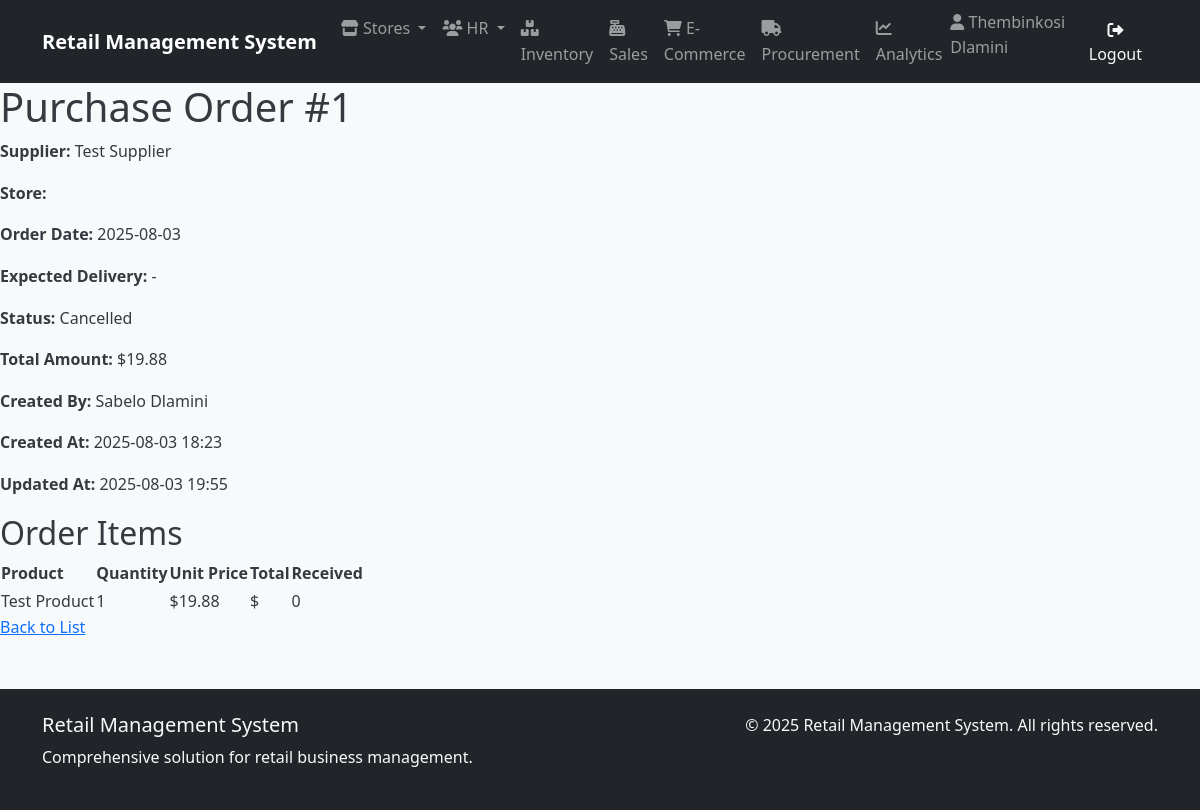
Page /procurement/orders/1/ (signed in) on the committed database.
### human_resources/models.py (models this page shows, shortened)
class Employee(AbstractUser):
    employee_id = models.AutoField(primary_key=True)
    first_name = models.CharField(_("first name"), max_length=50, blank=False)
    last_name = models.CharField(_("last name"), max_length=50, blank=False)
    email = models.EmailField(_("email address"), unique=True)  # Uncommented and made unique
    phone = models.CharField(_("phone number"), max_length=20, blank=True, null=True)
    hire_date = models.DateField(_("hire date"), blank=True, null=True)
    position = models.CharField(_("position"), max_length=50, blank=True)
    salary = models.DecimalField(
        _("salary"),
        max_digits=10,
        decimal_places=2,
        blank=True,
        null=True
    )
    department = models.ForeignKey(
        'store_management.Department',
        on_delete=models.SET_NULL,
        null=True,
        blank=True,
        related_name='employees',
        verbose_name=_("department")
    )
    username = models.CharField(
        max_length=150,
        unique=True,
        verbose_name='username'
    )
    store = models.ForeignKey(
        'store_management.Store',
        on_delete=models.SET_NULL,
        null=True,       # Add this
        blank=True,      # Add this
        verbose_name='Assigned Store'
    )
    manager = models.ForeignKey(
        'self',
        on_delete=models.SET_NULL,
        null=True,
        blank=True,
        related_name='subordinates',
        verbose_name=_("manager")
    )
    created_at = models.DateTimeField(auto_now_add=True)
    updated_at = models.DateTimeField(auto_now=True)
    class Meta:
        db_table = 'human_resources_employee'
        verbose_name = _("employee")
        verbose_name_plural = _("employees")
        ordering = ['last_name', 'first_name']
        permissions = [
            ("view_store_dashboard", "Can view store management dashboard"),
            ("manage_store_settings", "Can modify store configuration and settings"),
            ("manage_departments", "Can create/edit/delete store departments"),
            ("access_inventory", "Can access inventory management system"),
            ("view_inventory", "Can view inventory items and stock levels"),
            ("edit_inventory", "Can modify inventory items and quantities"),
            ("manage_inventory_categories", "Can organize inventory categories"),
            ("perform_inventory_audit", "Can conduct physical inventory counts"),
            ("process_sales", "Can process in-store sales transactions"),
            ("void_sales", "Can void/completely cancel sales transactions"),
            ("manage_sales_promotions", "Can configure sales promotions/discounts"),
            ("view_sales_reports", "Can access sales performance reports"),
            ("create_purchase_orders", "Can generate new procurement orders"),
            ("approve_purchase_orders", "Can authorize procurement requests"),
            ("manage_suppliers", "Can maintain supplier/vendor records"),
            ("receive_stock", "Can process received shipments"),
            ("view_employee_directory", "Can access employee contact information"),
            ("manage_employee_records", "Can maintain HR records (excluding sensitive data)"),
            ("access_hr_reports", "Can view HR analytics and reports"),
            ("manage_recruitment", "Can handle hiring processes"),
            ("manage_online_listings", "Can maintain e-commerce product listings"),
            ("process_online_orders", "Can fulfill e-commerce purchases"),
            ("handle_customer_portals", "Can manage customer account portals"),
            ("view_web_analytics", "Can access e-commerce traffic/revenue reports"),
            ("generate_financial_reports", "Can create financial statements"),
            ("export_data_reports", "Can export datasets for external analysis"),
            ("access_executive_dashboards", "Can view strategic business dashboards"),
            ("schedule_automated_reports", "Can configure report automation"),
            ("override_inventory_checks", "Can bypass inventory validation rules"),
            ("access_audit_logs", "Can view system audit trails"),
            ("manage_api_integrations", "Can configure system integrations")
        ]

### procurement/models.py (models this page shows, shortened)
class PurchaseOrder(models.Model):
    ORDER_STATUS_CHOICES = [
        ('draft', 'Draft'),
        ('pending', 'Pending Approval'),
        ('approved', 'Approved'),
        ('shipped', 'Shipped'),
        ('received', 'Received'),
        ('cancelled', 'Cancelled'),
    ]
    supplier = models.ForeignKey(
        Supplier,
        on_delete=models.PROTECT,
        related_name='purchase_orders'
    )
    store = models.ForeignKey(
        'store_management.Store',  # Reference to Store model
        on_delete=models.PROTECT
    )
    order_date = models.DateField(default=timezone.now)
    expected_delivery_date = models.DateField(blank=True, null=True)
    status = models.CharField(
        max_length=20,
        choices=ORDER_STATUS_CHOICES,
        default='draft'
    )
    total_amount = models.DecimalField(
        max_digits=12,
        decimal_places=2,
        blank=True,
        null=True,
        validators=[MinValueValidator(0.01)]
    )
    created_by = models.ForeignKey(
        'human_resources.Employee',  # Reference to Employee model
        on_delete=models.SET_NULL,
        blank=True,
        null=True
    )
    created_at = models.DateTimeField(default=timezone.now)
    updated_at = models.DateTimeField(auto_now=True)

class Supplier(models.Model):
    name = models.CharField(max_length=100, verbose_name="Supplier Name")
    contact_person = models.CharField(max_length=100, blank=True, null=True)
    is_active = models.BooleanField(default=True, verbose_name="Active")
    email = models.EmailField(max_length=100, blank=True, null=True)
    phone = models.CharField(max_length=20, blank=True, null=True)
    address = models.CharField(max_length=200, blank=True, null=True)
    contract_start_date = models.DateField(blank=True, null=True)
    payment_terms = models.CharField(max_length=100, blank=True, null=True)
    created_at = models.DateTimeField(default=timezone.now)
    updated_at = models.DateTimeField(auto_now=True)

class PurchaseOrderItem(models.Model):
    order = models.ForeignKey(
        PurchaseOrder,
        on_delete=models.CASCADE,
        related_name='items'
    )
    product = models.ForeignKey(
        'inventory.Product',
        on_delete=models.PROTECT
    )
    quantity = models.PositiveIntegerField(
        default=1,
        validators=[MinValueValidator(1)]
    )
    unit_price = models.DecimalField(
        max_digits=10,
        decimal_places=2,
        validators=[MinValueValidator(0.01)]
    )
    received_quantity = models.PositiveIntegerField(default=0)
    created_at = models.DateTimeField(default=timezone.now)
    updated_at = models.DateTimeField(auto_now=True)

### inventory/models.py (models this page shows, shortened)
class Product(models.Model):
    name = models.CharField(max_length=100, verbose_name="Product Name")
    description = models.CharField(max_length=500, blank=True, null=True)
    category = models.ForeignKey(
        Category,
        on_delete=models.CASCADE,
        related_name='products'
    )
    brand = models.ForeignKey(
        Brand,
        on_delete=models.SET_NULL,
        null=True,
        blank=True,
        related_name='products'
    )
    unit_price = models.DecimalField(
        max_digits=10,
        decimal_places=2,
        verbose_name="Unit Price"
    )
    cost_price = models.DecimalField(
        max_digits=10,
        decimal_places=2,
        blank=True,
        null=True
    )
    weight = models.DecimalField(
        max_digits=10,
        decimal_places=2,
        blank=True,
        null=True
    )
    dimensions = models.CharField(max_length=50, blank=True, null=True)
    is_perishable = models.BooleanField(default=False)
    barcode = models.CharField(
        max_length=50,
        unique=True,
        blank=True,
        null=True
    )
    created_at = models.DateTimeField(default=timezone.now)
    updated_at = models.DateTimeField(auto_now=True)

### procurement/views.py (the view)
# urls.py: path('orders/<int:pk>/', views.PurchaseOrderDetailView.as_view(), name='purchaseorder_detail'),
class PurchaseOrderDetailView(LoginRequiredMixin, DetailView):
    model = PurchaseOrder
    template_name = 'procurement/purchaseorder_detail.html'
    context_object_name = 'order'
    def get_context_data(self, **kwargs):
        context = super().get_context_data(**kwargs)
        context['items'] = self.object.items.all()
        context['can_edit'] = self.object.status in ['draft', 'pending']
        return context

### procurement/templates/procurement/purchaseorder_detail.html (shortened to what this page needs)
{% extends "base.html" %}
{% block content %}
<h1>Purchase Order #{{ order.id }}</h1>
<p><strong>Supplier:</strong> {{ order.supplier.name }}</p>
<p><strong>Store:</strong> {{ order.store.name }}</p>
<p><strong>Order Date:</strong> {{ order.order_date|date:"Y-m-d" }}</p>
<p><strong>Expected Delivery:</strong> {{ order.expected_delivery_date|date:"Y-m-d"|default:"-" }}</p>
<p><strong>Status:</strong> {{ order.get_status_display }}</p>
<p><strong>Total Amount:</strong> ${{ order.total_amount|default:"0.00" }}</p>
<p><strong>Created By:</strong> {{ order.created_by.get_full_name }}</p>
<p><strong>Created At:</strong> {{ order.created_at|date:"Y-m-d H:i" }}</p>
<p><strong>Updated At:</strong> {{ order.updated_at|date:"Y-m-d H:i" }}</p>
<h2>Order Items</h2>
<table>
    <thead>
        <tr>
            <th>Product</th>
            <th>Quantity</th>
            <th>Unit Price</th>
            <th>Total</th>
            <th>Received</th>
        </tr>
    </thead>
    <tbody>
        {% for item in items %}
        <tr>
            <td>{{ item.product.name }}</td>
            <td>{{ item.quantity }}</td>
            <td>${{ item.unit_price }}</td>
            <td>${{ item.total }}</td>
            <td>{{ item.received_quantity }}</td>
        </tr>
        {% endfor %}
    </tbody>
</table>
<div class="actions">
    <a href="{% url 'procurement:purchaseorder_list' %}">Back to List</a>
</div>
{% endblock %}

### templates/base.html (shortened to what this page needs)
{% load static %}
<!DOCTYPE html>
<html lang="en">
<head>
    <link href="https://cdn.jsdelivr.net/npm/bootstrap@5.1.3/dist/css/bootstrap.min.css" rel="stylesheet">
    <link rel="stylesheet" href="https://cdnjs.cloudflare.com/ajax/libs/font-awesome/6.0.0/css/all.min.css">
    <link rel="stylesheet" href="{% static 'css/main.css' %}">
</head>
<body>
    <nav class="navbar navbar-expand-lg navbar-dark bg-dark">
        <div class="container">
            <a class="navbar-brand" href="{% url 'dashboards:dashboard' %}">Retail Management System</a>
            <div class="collapse navbar-collapse" id="navbarNav">
                <ul class="navbar-nav me-auto">
                    <li class="nav-item dropdown">
                        <a class="nav-link dropdown-toggle" href="#" id="storeDropdown" role="button" data-bs-toggle="dropdown" aria-expanded="false">
                            <i class="fas fa-store"></i> Stores
                        </a>
                    </li>
                    <li class="nav-item dropdown">
                        <a class="nav-link dropdown-toggle" href="#" id="hrDropdown" role="button" data-bs-toggle="dropdown" aria-expanded="false">
                            <i class="fas fa-users"></i> HR
                        </a>
                    </li>
                    <li class="nav-item">
                        <a class="nav-link" href="{% url 'inventory:product_list' %}">
                            <i class="fas fa-boxes"></i> Inventory
                        </a>
                    </li>
                    <li class="nav-item">
                        <a class="nav-link" href="{% url 'sales:sale_list' %}">
                            <i class="fas fa-cash-register"></i> Sales
                        </a>
                    </li>
                    <li class="nav-item">
                        <a class="nav-link" href="{% url 'e_commerce:order_list' %}">
                            <i class="fas fa-shopping-cart"></i> E-Commerce
                        </a>
                    </li>
                    <li class="nav-item">
                        <a class="nav-link" href="{% url 'procurement:supplier_list' %}">
                            <i class="fas fa-truck"></i> Procurement
                        </a>
                    </li>
                    <li class="nav-item">
                        <a class="nav-link" href="{% url 'analytics:dashboard' %}">
                            <i class="fas fa-chart-line"></i> Analytics
                        </a>
                    </li>
                </ul>
                <ul class="navbar-nav">
                    {% if user.is_authenticated %}
                    <li class="nav-item">
                        <span class="navbar-text me-3">
                            <i class="fas fa-user"></i>
                            {% if user.first_name or user.last_name %}
                                {{ user.first_name }} {{ user.last_name }}
                            {% else %}
                                {{ user.username }}
                            {% endif %}
                        </span>
                    </li>
                    <li class="nav-item">
                        <a class="btn btn-outline-light" href="{% url 'logout' %}">
                            <i class="fas fa-sign-out-alt"></i> Logout
                        </a>
                    </li>
                    {% else %}
                    <li class="nav-item">
                        <a class="btn btn-outline-light" href="{% url 'login' %}">
                            <i class="fas fa-sign-in-alt"></i> Login
                        </a>
                    </li>
                    {% endif %}
                </ul>
            </div>
        </div>
    </nav>
    <main>
        {% block content %}
        {% endblock %}
    </main>
    <footer class="bg-dark text-light mt-5 py-4">
        <div class="container">
            <div class="row">
                <div class="col-md-6">
                    <h5>Retail Management System</h5>
                    <p>Comprehensive solution for retail business management.</p>
                </div>
                <div class="col-md-6 text-md-end">
                    <p>&copy; {% now "Y" %} Retail Management System. All rights reserved.</p>
                </div>
            </div>
        </div>
    </footer>
</body>
</html>

### static/css/main.css (style rules this page uses)
:root { --primary-color: #007bff; --secondary-color: #6c757d; --success-color: #28a745; --danger-color: #dc3545; --warning-color: #ffc107; --info-color: #17a2b8; --light-color: #f8f9fa; --dark-color: #343a40; --brand-primary: #2c3e50; --brand-secondary: #3498db; --brand-accent: #e74c3c; --white: #ffffff; --gray-100: #f8f9fa; --gray-200: #e9ecef; --gray-300: #dee2e6; --gray-400: #ced4da; --gray-500: #adb5bd; --gray-600: #6c757d; --gray-700: #495057; --gray-800: #343a40; --gray-900: #212529; --spacing-xs: 0.25rem; --spacing-sm: 0.5rem; --spacing-md: 1rem; --spacing-lg: 1.5rem; --spacing-xl: 3rem; --border-radius-sm: 0.25rem; --border-radius-md: 0.375rem; --border-radius-lg: 0.5rem; --border-radius-xl: 1rem; --shadow-sm: 0 1px 2px 0 rgba(0, 0, 0, 0.05); --shadow-md: 0 4px 6px -1px rgba(0, 0, 0, 0.1), 0 2px 4px -1px rgba(0, 0, 0, 0.06); --shadow-lg: 0 10px 15px -3px rgba(0, 0, 0, 0.1), 0 4px 6px -2px rgba(0, 0, 0, 0.05); --shadow-xl: 0 20px 25px -5px rgba(0, 0, 0, 0.1), 0 10px 10px -5px rgba(0, 0, 0, 0.04); --transition-fast: 0.15s ease-in-out; --transition-normal: 0.3s ease-in-out; --transition-slow: 0.5s ease-in-out; }
body { font-family: 'Segoe UI', Tahoma, Geneva, Verdana, sans-serif; line-height: 1.6; color: var(--gray-800); background-color: var(--gray-100); }
.navbar-brand { font-weight: 700; font-size: 1.25rem; }
.navbar-nav .nav-link { font-weight: 500; transition: color var(--transition-fast); }
.navbar-text { font-weight: 500; }
.btn { font-weight: 500; border-radius: var(--border-radius-md); transition: all var(--transition-fast); border: none; padding: 0.5rem 1rem; }
.fade-in { animation: fadeIn var(--transition-slow) ease-in; }

### rows in the picture
Employee: first_name "Thembinkosi", last_name "Dlamini"
PurchaseOrder: id "1", supplier.name "Test Supplier", order_date "2025-08-03", expected_delivery_date "-", status "Cancelled", total_amount "19.88", created_by.get_full_name "Sabelo Dlamini", created_at "2025-08-03 18:23", updated_at "2025-08-03 19:55"
PurchaseOrderItem: product.name "Test Product", quantity "1", unit_price "19.88", received_quantity "0"
